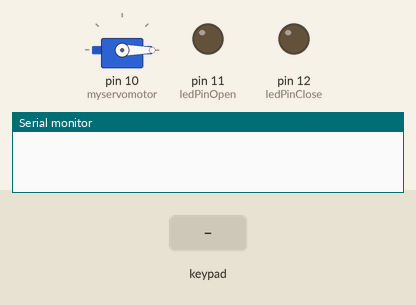
A sketch run on a simulated Arduino Uno, built with avr-gcc and run on an emulated ATmega328P. On the bench: servo, output pins drawn as LEDs (lit = HIGH), the last lines printed to the serial monitor. The inputs (shaded band) are chosen by the test bench.

Above: at 1.2 s.
1.3 s: keypad keys # 1 2 3 4 A pressed 0.4 s apart
At 4.7 s:
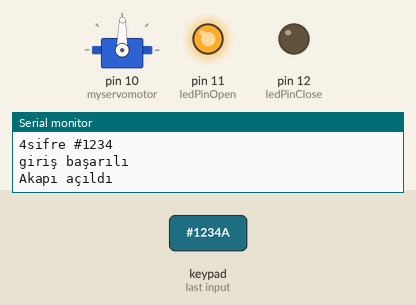
6.7 s: key 'B' pressed
At 7.1 s:
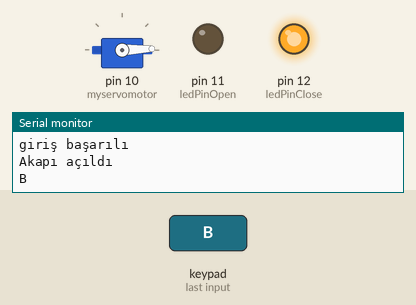
9.7 s: key 'A' pressed
At 12.2 s:
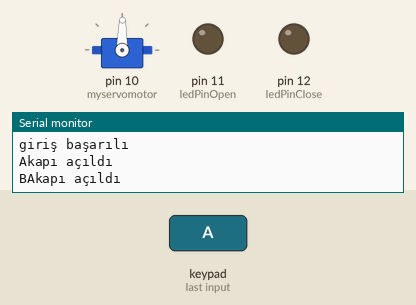
Timing chart, 0 to 13.7 s (numbered marks = the images above; inputs shaded):
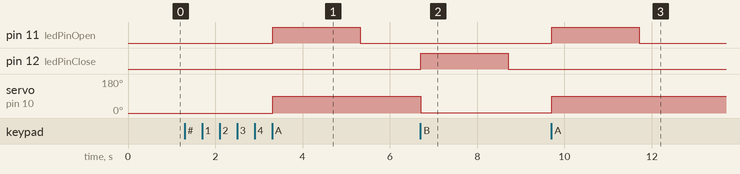

Measured:
- after the input at 1.3 s, pin 11 (ledPinOpen): LOW → HIGH after 2.0 s, → LOW 2.0 s later; servo on pin 10 (myservomotor): 0° → 89° after 2.0 s
- after the input at 6.7 s, pin 12 (ledPinClose): LOW → HIGH at once, → LOW 2.0 s later; servo on pin 10 (myservomotor): 89° → 2° at once
- after the input at 9.7 s, pin 11 (ledPinOpen): LOW → HIGH at once, → LOW 2.0 s later; servo on pin 10 (myservomotor): 2° → 89° at once

The sketch:

keypad.ino
```cpp
  #include <Keypad.h>
  #include <Servo.h>
  Servo myservomotor;
  int ledPinOpen=11; // yeşil led
  int ledPinClose=12; // kırmızı led
  const byte numRows= 4; // keypad satır sayısı
  const byte numCols= 4; // keypad sütün sayısı
  int control = 0; //# tuşuna basıldığını kontrol etmek için
  int counter = 0; //şifre uzunluğu kadar karakter girildiğini kontrol etmek için
  int yetki = 0; //kapıyı açıp kapamak için yetki
  int izinsiz_kullanici = 0; //şifreyi tahmin etmek isteyeni bekletmek için sayaç
  int kapi_durum = 0;
  int control2 = 0; //* basıldığında aktif olacak
  String enter_password; // girilen şifreyi tutar
  String password = "#1234"; //kendimizin belirlediği şifre

  char keymap[numRows][numCols]={
  {'1', '2', '3', 'A'},
  {'4', '5', '6', 'B'},
  {'7', '8', '9', 'C'},
  {'*', '0', '#', 'D'}};

  byte rowPins[numRows] = {2,3,4,5};
  byte colPins[numCols]= {6,7,8,9};

  Keypad myKeypad= Keypad(makeKeymap(keymap), rowPins, colPins, numRows, numCols);

  void setup(){
    Serial.begin(9600);
    pinMode(ledPinOpen,OUTPUT); //led pinlerini çıkış olarak belitliyoruz
    pinMode(ledPinClose,OUTPUT);
    myservomotor.attach(10);
    myservomotor.write(0); //ilk etapta açısını 0 olarak set ediyoruz
  }

  void loop(){
    char keypressed = myKeypad.getKey(); //keypadden gelen değer
    if (keypressed != NO_KEY){ //keypad'e basılınca bu if çalışacak
      Serial.print(keypressed);
      if (keypressed == '#') { //# tuşuna basıldı ise control 1 olur password kontrole geçer
        control = 1;
      }
      if (keypressed == '*') {  //* tuşuna basıldı ise control 1 olur password kontrole geçer
        control2 = 1;
      }
      if (control == 1){ //# tuşuna basıldı ise gerekli kontrolleri yap
        enter_password = enter_password + keypressed;
        counter ++;
        Serial.println("sifre " + enter_password);
        if (enter_password == password){ //password doğru ise
          Serial.println("giriş başarılı");
          enter_password = "";
          control = 0;
          counter = 0;
          yetki = 1;
          izinsiz_kullanici = 0;
        }
        else if ((enter_password != password)&&(counter > 4)){ //password yanlış veya 4 den fazla girildi ise
          Serial.println("hatalı giriş");
          digitalWrite(ledPinOpen,0);
          digitalWrite(ledPinClose,1);
          delay(2000);
          digitalWrite(ledPinClose,0);
          enter_password = "";
          control = 0;
          counter = 0;
          izinsiz_kullanici++;
          if(izinsiz_kullanici == 2){ //şifre iki kez hatalı girilince bekletiyor
            delay(60000);
            Serial.println("izinsiz kullanıcı");
          }
        }
      }
      if(yetki == 1){
        if(keypressed == 'A'){ //Kapıyı Aç
          for(int value = 0; value < 90; value++){
            myservomotor.write(value);
          }
          Serial.println("kapı açıldı");
          digitalWrite(ledPinOpen,1);
          digitalWrite(ledPinClose,0);
          delay(2000);  // gecikme
          digitalWrite(ledPinOpen,0);
          kapi_durum = 1;
        }
        if(keypressed == 'B'){ // Kapıyı Kapat
          for(int value = 90; value > 1; value--){
            myservomotor.write(value);
          }
          digitalWrite(ledPinOpen,0);
          digitalWrite(ledPinClose,1);
          delay(2000);  // gecikme
          digitalWrite(ledPinClose,0);
          kapi_durum = 0;
        }
        if(control2 == 1){ //çıkış kontrolü
          Serial.println("Çıkış yapmak istediğinizden emin misiniz C evet, D hayır");
          if(keypressed == 'C'){ //çıkış yapıldı
            yetki = 0;
            Serial.println("Çıkış yapıldı.");
            if(kapi_durum == 1){
              for(int value = 90; value > 1; value--){
                myservomotor.write(value);
              }
              digitalWrite(ledPinOpen,0);
              digitalWrite(ledPinClose,1);
              delay(2000);  // gecikme
              digitalWrite(ledPinClose,0);
              kapi_durum = 0;
              control2 = 0;
            }
          }
          if(keypressed == 'D'){ //işlem iptali
            Serial.println("İptal edildi.");
            control2 = 0;
          }
        }
      }
    }
  }
```
